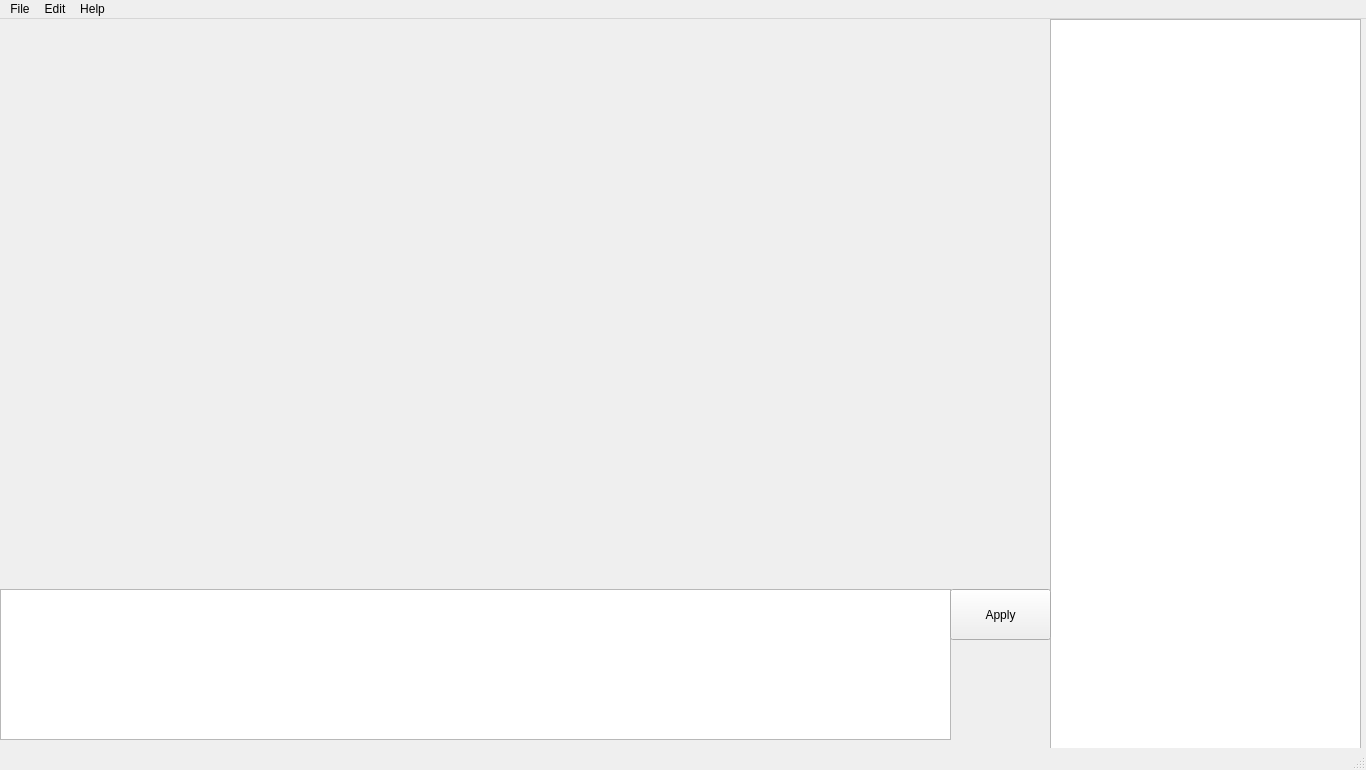
<?xml version="1.0" encoding="UTF-8"?>
<ui version="4.0">
 <class>MainWindow</class>
 <widget class="QMainWindow" name="MainWindow">
  <property name="geometry">
   <rect>
    <x>0</x>
    <y>0</y>
    <width>1366</width>
    <height>770</height>
   </rect>
  </property>
  <property name="minimumSize">
   <size>
    <width>1024</width>
    <height>768</height>
   </size>
  </property>
  <property name="windowTitle">
   <string>MainWindow</string>
  </property>
  <widget class="QWidget" name="centralwidget">
   <widget class="QTreeView" name="EntityList">
    <property name="geometry">
     <rect>
      <x>1050</x>
      <y>0</y>
      <width>311</width>
      <height>731</height>
     </rect>
    </property>
   </widget>
   <widget class="QTextEdit" name="EntityProps">
    <property name="geometry">
     <rect>
      <x>0</x>
      <y>570</y>
      <width>951</width>
      <height>151</height>
     </rect>
    </property>
   </widget>
   <widget class="QPushButton" name="ApplyBtn">
    <property name="geometry">
     <rect>
      <x>950</x>
      <y>570</y>
      <width>101</width>
      <height>51</height>
     </rect>
    </property>
    <property name="text">
     <string>Apply</string>
    </property>
   </widget>
   <widget class="QWidget" name="Workspace" native="true">
    <property name="geometry">
     <rect>
      <x>0</x>
      <y>0</y>
      <width>1051</width>
      <height>571</height>
     </rect>
    </property>
   </widget>
  </widget>
  <widget class="QMenuBar" name="menubar">
   <property name="geometry">
    <rect>
     <x>0</x>
     <y>0</y>
     <width>1366</width>
     <height>22</height>
    </rect>
   </property>
   <widget class="QMenu" name="menuFile">
    <property name="title">
     <string>File</string>
    </property>
    <addaction name="actionNew"/>
    <addaction name="actionOpen"/>
    <addaction name="separator"/>
    <addaction name="actionSave"/>
    <addaction name="actionSave_as"/>
    <addaction name="separator"/>
    <addaction name="actionExit"/>
   </widget>
   <widget class="QMenu" name="menuEdit">
    <property name="title">
     <string>Edit</string>
    </property>
    <addaction name="actionRedo_Ctrl_Z"/>
    <addaction name="actionOh_shit_go_back_Ctrl_Y"/>
    <addaction name="separator"/>
   </widget>
   <widget class="QMenu" name="menuHelp">
    <property name="title">
     <string>Help</string>
    </property>
   </widget>
   <addaction name="menuFile"/>
   <addaction name="menuEdit"/>
   <addaction name="menuHelp"/>
  </widget>
  <widget class="QStatusBar" name="statusbar"/>
  <action name="actionNew">
   <property name="text">
    <string>New</string>
   </property>
  </action>
  <action name="actionOpen">
   <property name="text">
    <string>Open</string>
   </property>
  </action>
  <action name="actionSave">
   <property name="text">
    <string>Save</string>
   </property>
  </action>
  <action name="actionSave_as">
   <property name="text">
    <string>Save as...</string>
   </property>
  </action>
  <action name="actionExit">
   <property name="text">
    <string>Exit</string>
   </property>
  </action>
  <action name="actionRedo_Ctrl_Z">
   <property name="text">
    <string>Redo (Ctrl + Z)</string>
   </property>
  </action>
  <action name="actionOh_shit_go_back_Ctrl_Y">
   <property name="text">
    <string>Oh shit go back (Ctrl + Y)</string>
   </property>
  </action>
 </widget>
 <resources/>
 <connections/>
</ui>
